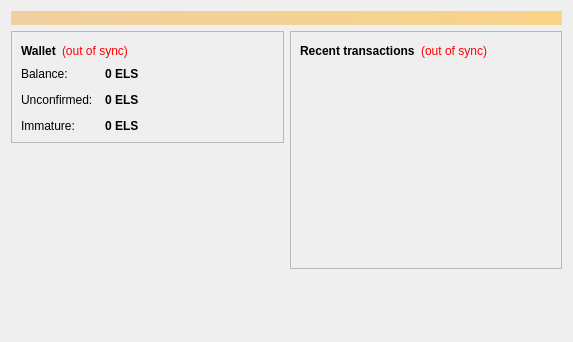
<?xml version="1.0" encoding="UTF-8"?>
<ui version="4.0">
 <class>OverviewPage</class>
 <widget class="QWidget" name="OverviewPage">
  <property name="geometry">
   <rect>
    <x>0</x>
    <y>0</y>
    <width>573</width>
    <height>342</height>
   </rect>
  </property>
  <property name="windowTitle">
   <string>Form</string>
  </property>
  <layout class="QVBoxLayout" name="topLayout">
   <item>
    <widget class="QLabel" name="labelAlerts">
     <property name="visible">
      <bool>false</bool>
     </property>
     <property name="styleSheet">
      <string notr="true">background-color: qlineargradient(x1: 0, y1: 0, x2: 1, y2: 0, stop:0 #F0D0A0, stop:1 #F8D488); color:#000000;</string>
     </property>
     <property name="wordWrap">
      <bool>true</bool>
     </property>
     <property name="margin">
      <number>3</number>
     </property>
    </widget>
   </item>
   <item>
    <layout class="QHBoxLayout" name="horizontalLayout" stretch="1,1">
     <item>
      <layout class="QVBoxLayout" name="verticalLayout_2">
       <item>
        <widget class="QFrame" name="frame">
         <property name="frameShape">
          <enum>QFrame::StyledPanel</enum>
         </property>
         <property name="frameShadow">
          <enum>QFrame::Raised</enum>
         </property>
         <layout class="QVBoxLayout" name="verticalLayout_4">
          <item>
           <layout class="QHBoxLayout" name="horizontalLayout_4">
            <item>
             <widget class="QLabel" name="label_5">
              <property name="font">
               <font>
                <weight>75</weight>
                <bold>true</bold>
               </font>
              </property>
              <property name="text">
               <string>Wallet</string>
              </property>
             </widget>
            </item>
            <item>
             <widget class="QLabel" name="labelWalletStatus">
              <property name="toolTip">
               <string>The displayed information may be out of date. Your wallet automatically synchronizes with the Elysium network after a connection is established, but this process has not completed yet.</string>
              </property>
              <property name="styleSheet">
               <string notr="true">QLabel { color: red; }</string>
              </property>
              <property name="text">
               <string notr="true">(out of sync)</string>
              </property>
              <property name="alignment">
               <set>Qt::AlignLeading|Qt::AlignLeft|Qt::AlignVCenter</set>
              </property>
             </widget>
            </item>
            <item>
             <spacer name="horizontalSpacer_2">
              <property name="orientation">
               <enum>Qt::Horizontal</enum>
              </property>
              <property name="sizeHint" stdset="0">
               <size>
                <width>40</width>
                <height>20</height>
               </size>
              </property>
             </spacer>
            </item>
           </layout>
          </item>
          <item>
           <layout class="QFormLayout" name="formLayout_2">
            <property name="fieldGrowthPolicy">
             <enum>QFormLayout::AllNonFixedFieldsGrow</enum>
            </property>
            <property name="horizontalSpacing">
             <number>12</number>
            </property>
            <property name="verticalSpacing">
             <number>12</number>
            </property>
            <item row="0" column="0">
             <widget class="QLabel" name="label">
              <property name="text">
               <string>Balance:</string>
              </property>
             </widget>
            </item>
            <item row="0" column="1">
             <widget class="QLabel" name="labelBalance">
              <property name="font">
               <font>
                <weight>75</weight>
                <bold>true</bold>
               </font>
              </property>
              <property name="cursor">
               <cursorShape>IBeamCursor</cursorShape>
              </property>
              <property name="toolTip">
               <string>Your current balance</string>
              </property>
              <property name="text">
               <string notr="true">0 ELS</string>
              </property>
              <property name="textInteractionFlags">
               <set>Qt::LinksAccessibleByMouse|Qt::TextSelectableByKeyboard|Qt::TextSelectableByMouse</set>
              </property>
             </widget>
            </item>
            <item row="1" column="0">
             <widget class="QLabel" name="label_3">
              <property name="text">
               <string>Unconfirmed:</string>
              </property>
             </widget>
            </item>
            <item row="1" column="1">
             <widget class="QLabel" name="labelUnconfirmed">
              <property name="font">
               <font>
                <weight>75</weight>
                <bold>true</bold>
               </font>
              </property>
              <property name="cursor">
               <cursorShape>IBeamCursor</cursorShape>
              </property>
              <property name="toolTip">
               <string>Total of transactions that have yet to be confirmed, and do not yet count toward the current balance</string>
              </property>
              <property name="text">
               <string notr="true">0 ELS</string>
              </property>
              <property name="textInteractionFlags">
               <set>Qt::LinksAccessibleByMouse|Qt::TextSelectableByKeyboard|Qt::TextSelectableByMouse</set>
              </property>
             </widget>
            </item>
            <item row="2" column="0">
             <widget class="QLabel" name="labelImmatureText">
              <property name="text">
               <string>Immature:</string>
              </property>
             </widget>
            </item>
            <item row="2" column="1">
             <widget class="QLabel" name="labelImmature">
              <property name="font">
               <font>
                <weight>75</weight>
                <bold>true</bold>
               </font>
              </property>
              <property name="toolTip">
               <string>Mined balance that has not yet matured</string>
              </property>
              <property name="text">
               <string notr="true">0 ELS</string>
              </property>
              <property name="textInteractionFlags">
               <set>Qt::LinksAccessibleByMouse|Qt::TextSelectableByKeyboard|Qt::TextSelectableByMouse</set>
              </property>
             </widget>
            </item>
           </layout>
          </item>
         </layout>
        </widget>
       </item>
       <item>
        <spacer name="verticalSpacer">
         <property name="orientation">
          <enum>Qt::Vertical</enum>
         </property>
         <property name="sizeHint" stdset="0">
          <size>
           <width>20</width>
           <height>40</height>
          </size>
         </property>
        </spacer>
       </item>
      </layout>
     </item>
     <item>
      <layout class="QVBoxLayout" name="verticalLayout_3">
       <item>
        <widget class="QFrame" name="frame_2">
         <property name="frameShape">
          <enum>QFrame::StyledPanel</enum>
         </property>
         <property name="frameShadow">
          <enum>QFrame::Raised</enum>
         </property>
         <layout class="QVBoxLayout" name="verticalLayout">
          <item>
           <layout class="QHBoxLayout" name="horizontalLayout_2">
            <item>
             <widget class="QLabel" name="label_4">
              <property name="text">
               <string>&lt;b&gt;Recent transactions&lt;/b&gt;</string>
              </property>
             </widget>
            </item>
            <item>
             <widget class="QLabel" name="labelTransactionsStatus">
              <property name="toolTip">
               <string>The displayed information may be out of date. Your wallet automatically synchronizes with the Elysium network after a connection is established, but this process has not completed yet.</string>
              </property>
              <property name="styleSheet">
               <string notr="true">QLabel { color: red; }</string>
              </property>
              <property name="text">
               <string notr="true">(out of sync)</string>
              </property>
              <property name="alignment">
               <set>Qt::AlignRight|Qt::AlignTrailing|Qt::AlignVCenter</set>
              </property>
             </widget>
            </item>
            <item>
             <spacer name="horizontalSpacer">
              <property name="orientation">
               <enum>Qt::Horizontal</enum>
              </property>
              <property name="sizeHint" stdset="0">
               <size>
                <width>40</width>
                <height>20</height>
               </size>
              </property>
             </spacer>
            </item>
           </layout>
          </item>
          <item>
           <widget class="QListView" name="listTransactions">
            <property name="styleSheet">
             <string notr="true">QListView { background: transparent; }</string>
            </property>
            <property name="frameShape">
             <enum>QFrame::NoFrame</enum>
            </property>
            <property name="verticalScrollBarPolicy">
             <enum>Qt::ScrollBarAlwaysOff</enum>
            </property>
            <property name="horizontalScrollBarPolicy">
             <enum>Qt::ScrollBarAlwaysOff</enum>
            </property>
            <property name="selectionMode">
             <enum>QAbstractItemView::NoSelection</enum>
            </property>
           </widget>
          </item>
         </layout>
        </widget>
       </item>
       <item>
        <spacer name="verticalSpacer_2">
         <property name="orientation">
          <enum>Qt::Vertical</enum>
         </property>
         <property name="sizeHint" stdset="0">
          <size>
           <width>20</width>
           <height>40</height>
          </size>
         </property>
        </spacer>
       </item>
      </layout>
     </item>
    </layout>
   </item>
  </layout>
 </widget>
 <resources/>
 <connections/>
</ui>
